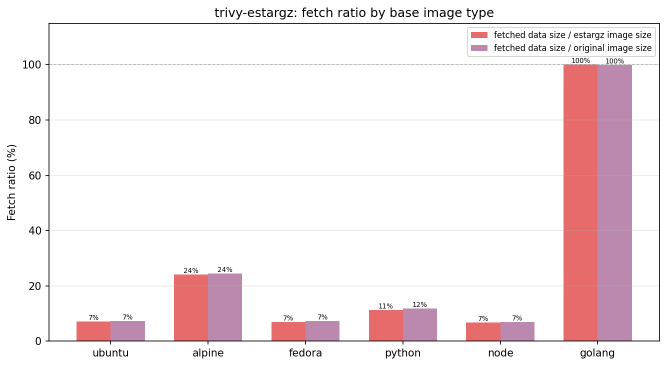
#> input picture img/chart-fetch-ratio.png, 1334 x 732 px (shown at 1/2 size); its folder holds only this picture in this run
$ python -i analyze.py   (imports and definitions only)
#> lines starting #> are read from the running program, lines starting #| are printed output that depends on the picture
#!/usr/bin/env python3
"""
Makes analytic plots from results.

Usage:
    python3 benchmark/analyze.py \
        --results results-trivy.json results-grype.json \
                  results-clair.json results-trivy-estargz.json \
        --output charts.png
"""

import argparse
import json
from collections import defaultdict
from pathlib import Path

import matplotlib.pyplot as plt
import matplotlib.colors as mcolors
import numpy as np

BASE_ORDER = ["ubuntu", "alpine", "fedora", "python", "node", "golang"]

SCANNER_COLORS = {
    "trivy":         "#4c78a8",
    "grype":         "#f58518",
    "clair":         "#54a24b",
    "trivy-estargz": "#e45756",
}

ESTARGZ_COLORS = {
    "fetched":  "#e45756",
    "estargz":  "#72b7b2",
    "original": "#b279a2",
}


def base_type(image_ref: str) -> str:
    name = image_ref.split("/")[-1].split(":")[0]  # ubuntu-os-deps-000
    return name.split("-")[0]  # ubuntu


# [17 lines left out: functions load_results, group_by_base, not called in this run]


def base_means(groups: dict[str, list]) -> list[float]:
    return [float(np.mean(groups[b])) if groups.get(b) else 0.0 for b in BASE_ORDER]


# [137 lines left out: functions bar_labels, plot_performance, _estargz_triples, plot_fetch_ratio, plot_image_size, not called in this run]


# ── Chart 5: File stats pie charts ──────────────────────────────────────────

NOT_REQUIRED_LABEL = "(not required)"
NOT_REQUIRED_COLOR = "#d0d0d0"

# Colors for analyzer types actually observed in benchmark data.
ANALYZER_PALETTE = {
    # secret scanning (appears in all image types, ~7-10%)
    "secret":       "#e45756",
    # dpkg-family (debian-based: ubuntu, python, node)
    "dpkg-license": "#4c78a8",
    "dpkg":         "#2e5c8a",
    "debian":       "#1a3f6b",
    "ubuntu":       "#2a4f7b",
    # apk-family (alpine)
    "apk":          "#54a24b",
    "apk-repo":     "#3a8433",
    "alpine":       "#2a6424",
    # rpm-family (fedora)
    "rpm":          "#c0392b",
    "fedora":       "#922b21",
    # language analyzers
    "node-pkg":     "#e9c46a",
    "python-pkg":   "#f58518",
    # os metadata (appears as 1-2 files per image)
    "os-release":   "#999999",
}


# [173 lines left out: functions load_stats_dir, _sum_files_by_analyzer, _fmt_bytes, _build_color_map, _draw_pie, _make_pies_figure and 1 more, not called in this run]


# ── Main ─────────────────────────────────────────────────────────────────────

CHARTS = {
    "performance":     (plot_performance,    (9, 5)),
    "fetch-ratio":     (plot_fetch_ratio,    (9, 5)),
    "image-size":          (plot_image_size,(9, 5)),
    "time-to-image-size":  (plot_time_to_image_size, (7, 5)),
}


# [37 lines left out: functions parse_args, main, not called in this run]


# [2 lines not run here, left out]

>>> import cv2
>>> picture = cv2.imread('../img/chart-fetch-ratio.png', cv2.IMREAD_GRAYSCALE)
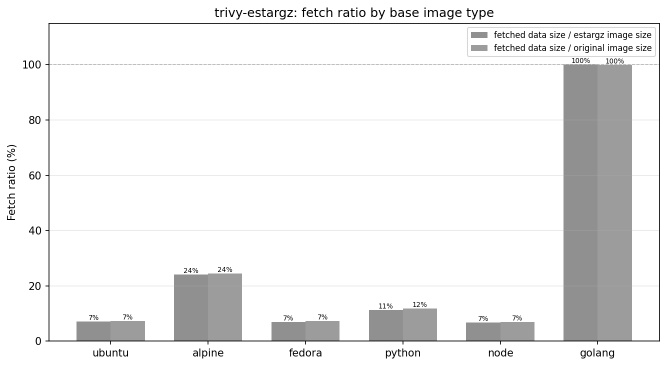
#> picture: shape (732, 1334) (shown at 1/2 size); min 0, max 255, mean 237.8
#> (the run stopped early here; a loop or call above may not have finished)

$ run again, on img/chart-image-size.png
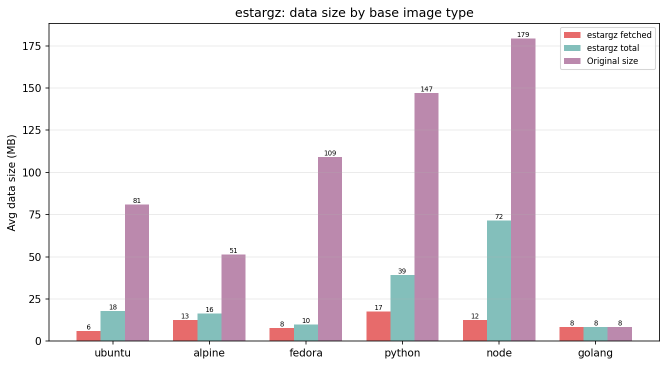
#> input picture img/chart-image-size.png, 1334 x 732 px (shown at 1/2 size)
#> `picture = cv2.imread('../img/chart-fetch-ratio.png', cv2.IMREAD_GRAYSC..`:
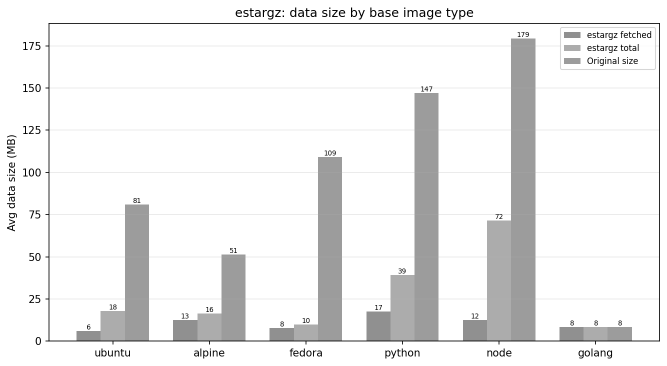
#> picture: shape (732, 1334) (shown at 1/2 size); min 0, max 255, mean 237.8

$ run again, on img/chart-performance.png
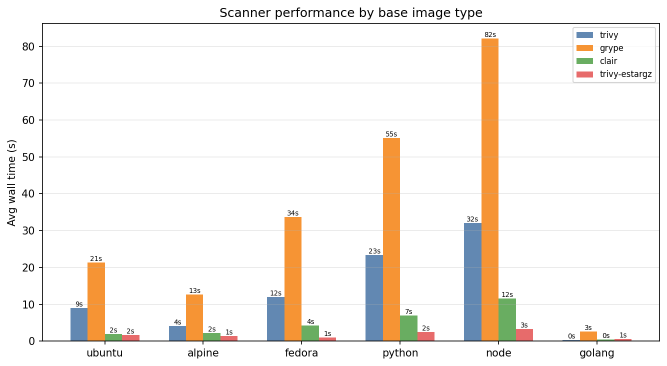
#> input picture img/chart-performance.png, 1334 x 732 px (shown at 1/2 size)
#> `picture = cv2.imread('../img/chart-fetch-ratio.png', cv2.IMREAD_GRAYSC..`:
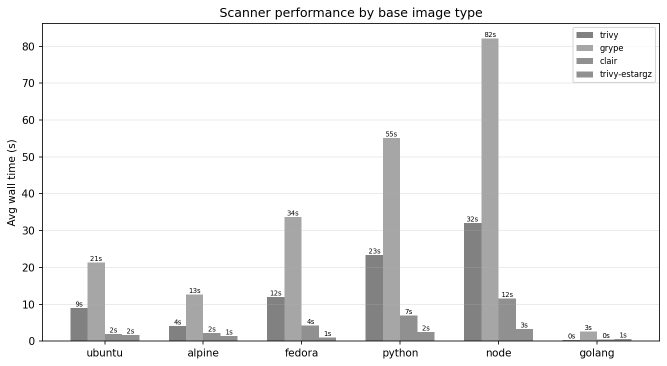
#> picture: shape (732, 1334) (shown at 1/2 size); min 0, max 255, mean 242.1
